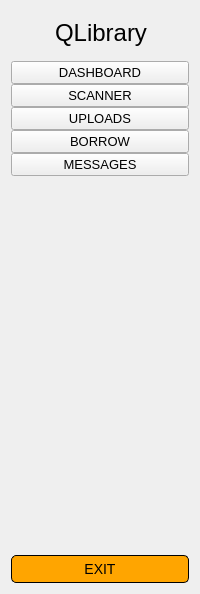
     <widget class="QWidget" name="full_menu_widget" native="true">
      <layout class="QVBoxLayout" name="verticalLayout_4">
       <item>
        <layout class="QHBoxLayout" name="horizontalLayout_2">
         <property name="spacing">
          <number>0</number>
         </property>
         <item>
          <widget class="QLabel" name="logo_label_2">
           <property name="minimumSize">
            <size>
             <width>44</width>
             <height>44</height>
            </size>
           </property>
           <property name="maximumSize">
            <size>
             <width>40</width>
             <height>40</height>
            </size>
           </property>
           <property name="text">
            <string/>
           </property>
           <property name="pixmap">
            <pixmap>icon/online-library (1).png</pixmap>
           </property>
           <property name="scaledContents">
            <bool>true</bool>
           </property>
          </widget>
         </item>
         <item>
          <widget class="QLabel" name="logo_label_3">
           <property name="font">
            <font>
             <pointsize>18</pointsize>
             <weight>50</weight>
             <bold>false</bold>
            </font>
           </property>
           <property name="text">
            <string>QLibrary</string>
           </property>
          </widget>
         </item>
        </layout>
       </item>
       <item>
        <layout class="QVBoxLayout" name="verticalLayout_2">
         <property name="spacing">
          <number>0</number>
         </property>
         <item>
          <widget class="QPushButton" name="home_btn_2">
           <property name="font">
            <font>
             <pointsize>10</pointsize>
             <weight>50</weight>
             <bold>false</bold>
            </font>
           </property>
           <property name="text">
            <string>DASHBOARD</string>
           </property>
           <property name="icon">
            <iconset>
             <normaloff>icon/icons8-home-50.png</normaloff>
             <normalon>icon/icons8-home-50 (1).png</normalon>icon/icons8-home-50.png</iconset>
           </property>
           <property name="iconSize">
            <size>
             <width>18</width>
             <height>24</height>
            </size>
           </property>
           <property name="checkable">
            <bool>true</bool>
           </property>
           <property name="autoExclusive">
            <bool>true</bool>
           </property>
          </widget>
         </item>
         <item>
          <widget class="QPushButton" name="dashborad_btn_2">
           <property name="font">
            <font>
             <pointsize>10</pointsize>
             <weight>50</weight>
             <bold>false</bold>
            </font>
           </property>
           <property name="text">
            <string>SCANNER</string>
           </property>
           <property name="icon">
            <iconset>
             <normaloff>icon/icons8-qr-code-24 (1).png</normaloff>
             <normalon>icon/icons8-qr-code-64 (1).png</normalon>icon/icons8-qr-code-24 (1).png</iconset>
           </property>
           <property name="iconSize">
            <size>
             <width>18</width>
             <height>24</height>
            </size>
           </property>
           <property name="checkable">
            <bool>true</bool>
           </property>
           <property name="autoExclusive">
            <bool>true</bool>
           </property>
          </widget>
         </item>
         <item>
          <widget class="QPushButton" name="orders_btn_2">
           <property name="font">
            <font>
             <pointsize>10</pointsize>
             <weight>50</weight>
             <bold>false</bold>
            </font>
           </property>
           <property name="text">
            <string>UPLOADS</string>
           </property>
           <property name="icon">
            <iconset>
             <normaloff>icon/icons8-upload-to-ftp-24.png</normaloff>
             <normalon>icon/icons8-upload-to-ftp-24 (1).png</normalon>icon/icons8-upload-to-ftp-24.png</iconset>
           </property>
           <property name="iconSize">
            <size>
             <width>18</width>
             <height>24</height>
            </size>
           </property>
           <property name="checkable">
            <bool>true</bool>
           </property>
           <property name="autoExclusive">
            <bool>true</bool>
           </property>
          </widget>
         </item>
         <item>
          <widget class="QPushButton" name="customers_btn_2">
           <property name="font">
            <font>
             <pointsize>10</pointsize>
             <weight>50</weight>
             <bold>false</bold>
            </font>
           </property>
           <property name="text">
            <string>BORROW</string>
           </property>
           <property name="icon">
            <iconset>
             <normaloff>icon/icons8-knowledge-sharing-48.png</normaloff>
             <normalon>icon/icons8-knowledge-sharing-48 (1).png</normalon>icon/icons8-knowledge-sharing-48.png</iconset>
           </property>
           <property name="iconSize">
            <size>
             <width>18</width>
             <height>24</height>
            </size>
           </property>
           <property name="checkable">
            <bool>true</bool>
           </property>
           <property name="autoExclusive">
            <bool>true</bool>
           </property>
          </widget>
         </item>
         <item>
          <widget class="QPushButton" name="products_btn_2">
           <property name="font">
            <font>
             <pointsize>10</pointsize>
             <weight>50</weight>
             <bold>false</bold>
            </font>
           </property>
           <property name="text">
            <string>MESSAGES</string>
           </property>
           <property name="icon">
            <iconset>
             <normaloff>icon/icons8-message-24.png</normaloff>
             <normalon>icon/icons8-message-24 (1).png</normalon>icon/icons8-message-24.png</iconset>
           </property>
           <property name="iconSize">
            <size>
             <width>18</width>
             <height>24</height>
            </size>
           </property>
           <property name="checkable">
            <bool>true</bool>
           </property>
           <property name="autoExclusive">
            <bool>true</bool>
           </property>
          </widget>
         </item>
        </layout>
       </item>
       <item>
        <spacer name="verticalSpacer_2">
         <property name="orientation">
          <enum>Qt::Vertical</enum>
         </property>
         <property name="sizeHint" stdset="0">
          <size>
           <width>20</width>
           <height>373</height>
          </size>
         </property>
        </spacer>
       </item>
       <item>
        <widget class="QPushButton" name="exit_btn_2">
         <property name="styleSheet">
          <string notr="true">/* Style for QPushButton */
QPushButton {
    background-color: #FFA500; /* Orange background color */
    color: #000000; /* Black text color */
    border: 1px solid #000000; /* Black border */
    border-radius: 5px; /* Rounded corners */
    padding: 5px 10px; /* Padding around the button text */
	font-size: 14px;
}

/* QPushButton when hovered */
QPushButton:hover {
    background-color: #FFD700; /* Lighter orange on hover */
}
</string>
         </property>
         <property name="text">
          <string>EXIT</string>
         </property>
         <property name="icon">
          <iconset>
           <normaloff>icon/icons8-imac-exit-24.png</normaloff>icon/icons8-imac-exit-24.png</iconset>
         </property>
         <property name="iconSize">
          <size>
           <width>18</width>
           <height>24</height>
          </size>
         </property>
        </widget>
       </item>
      </layout>
     </widget>
